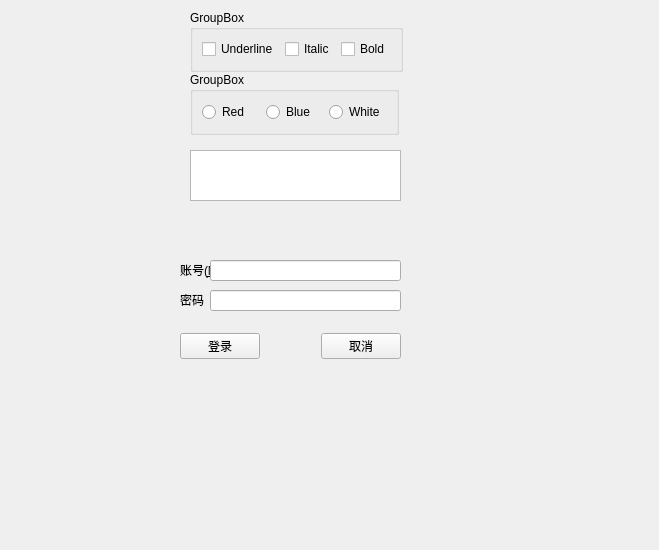
<?xml version="1.0" encoding="UTF-8"?>
<ui version="4.0">
 <class>MainWindow</class>
 <widget class="QMainWindow" name="MainWindow">
  <property name="geometry">
   <rect>
    <x>0</x>
    <y>0</y>
    <width>659</width>
    <height>550</height>
   </rect>
  </property>
  <property name="windowTitle">
   <string>MainWindow</string>
  </property>
  <widget class="QWidget" name="centralwidget">
   <widget class="QGroupBox" name="groupBox">
    <property name="geometry">
     <rect>
      <x>190</x>
      <y>10</y>
      <width>213</width>
      <height>62</height>
     </rect>
    </property>
    <property name="title">
     <string>GroupBox</string>
    </property>
    <layout class="QHBoxLayout" name="horizontalLayout_4">
     <item>
      <widget class="QCheckBox" name="checkBox">
       <property name="text">
        <string>Underline</string>
       </property>
      </widget>
     </item>
     <item>
      <widget class="QCheckBox" name="checkBox_2">
       <property name="text">
        <string>Italic</string>
       </property>
      </widget>
     </item>
     <item>
      <widget class="QCheckBox" name="checkBox_3">
       <property name="text">
        <string>Bold</string>
       </property>
      </widget>
     </item>
    </layout>
   </widget>
   <widget class="QGroupBox" name="groupBox_2">
    <property name="geometry">
     <rect>
      <x>190</x>
      <y>72</y>
      <width>209</width>
      <height>63</height>
     </rect>
    </property>
    <property name="title">
     <string>GroupBox</string>
    </property>
    <layout class="QHBoxLayout" name="horizontalLayout_3">
     <item>
      <widget class="QRadioButton" name="radioButton">
       <property name="text">
        <string>Red</string>
       </property>
      </widget>
     </item>
     <item>
      <widget class="QRadioButton" name="radioButton_2">
       <property name="text">
        <string>Blue</string>
       </property>
      </widget>
     </item>
     <item>
      <widget class="QRadioButton" name="radioButton_3">
       <property name="text">
        <string>White</string>
       </property>
      </widget>
     </item>
    </layout>
   </widget>
   <widget class="QWidget" name="horizontalLayoutWidget">
    <property name="geometry">
     <rect>
      <x>180</x>
      <y>330</y>
      <width>221</width>
      <height>32</height>
     </rect>
    </property>
    <layout class="QHBoxLayout" name="horizontalLayout_2">
     <item>
      <widget class="QPushButton" name="pushButton_2">
       <property name="text">
        <string>登录</string>
       </property>
      </widget>
     </item>
     <item>
      <spacer name="horizontalSpacer">
       <property name="orientation">
        <enum>Qt::Horizontal</enum>
       </property>
       <property name="sizeHint" stdset="0">
        <size>
         <width>40</width>
         <height>20</height>
        </size>
       </property>
      </spacer>
     </item>
     <item>
      <widget class="QPushButton" name="pushButton">
       <property name="text">
        <string>取消</string>
       </property>
      </widget>
     </item>
    </layout>
   </widget>
   <widget class="QPlainTextEdit" name="plainTextEdit">
    <property name="geometry">
     <rect>
      <x>190</x>
      <y>150</y>
      <width>211</width>
      <height>51</height>
     </rect>
    </property>
   </widget>
   <widget class="QLabel" name="label">
    <property name="geometry">
     <rect>
      <x>180</x>
      <y>260</y>
      <width>31</width>
      <height>20</height>
     </rect>
    </property>
    <property name="text">
     <string>账号(&amp;N)</string>
    </property>
    <property name="buddy">
     <cstring>lineEdit</cstring>
    </property>
   </widget>
   <widget class="QLineEdit" name="lineEdit">
    <property name="geometry">
     <rect>
      <x>210</x>
      <y>260</y>
      <width>191</width>
      <height>21</height>
     </rect>
    </property>
   </widget>
   <widget class="QLabel" name="label_2">
    <property name="geometry">
     <rect>
      <x>180</x>
      <y>290</y>
      <width>31</width>
      <height>20</height>
     </rect>
    </property>
    <property name="text">
     <string>密码</string>
    </property>
    <property name="buddy">
     <cstring>lineEdit_2</cstring>
    </property>
   </widget>
   <widget class="QLineEdit" name="lineEdit_2">
    <property name="geometry">
     <rect>
      <x>210</x>
      <y>290</y>
      <width>191</width>
      <height>21</height>
     </rect>
    </property>
   </widget>
  </widget>
 </widget>
 <tabstops>
  <tabstop>radioButton</tabstop>
  <tabstop>radioButton_2</tabstop>
  <tabstop>radioButton_3</tabstop>
  <tabstop>plainTextEdit</tabstop>
  <tabstop>lineEdit</tabstop>
  <tabstop>lineEdit_2</tabstop>
  <tabstop>pushButton_2</tabstop>
  <tabstop>pushButton</tabstop>
 </tabstops>
 <resources/>
 <connections>
  <connection>
   <sender>pushButton</sender>
   <signal>clicked()</signal>
   <receiver>MainWindow</receiver>
   <slot>close()</slot>
   <hints>
    <hint type="sourcelabel">
     <x>361</x>
     <y>348</y>
    </hint>
    <hint type="destinationlabel">
     <x>389</x>
     <y>446</y>
    </hint>
   </hints>
  </connection>
 </connections>
</ui>
